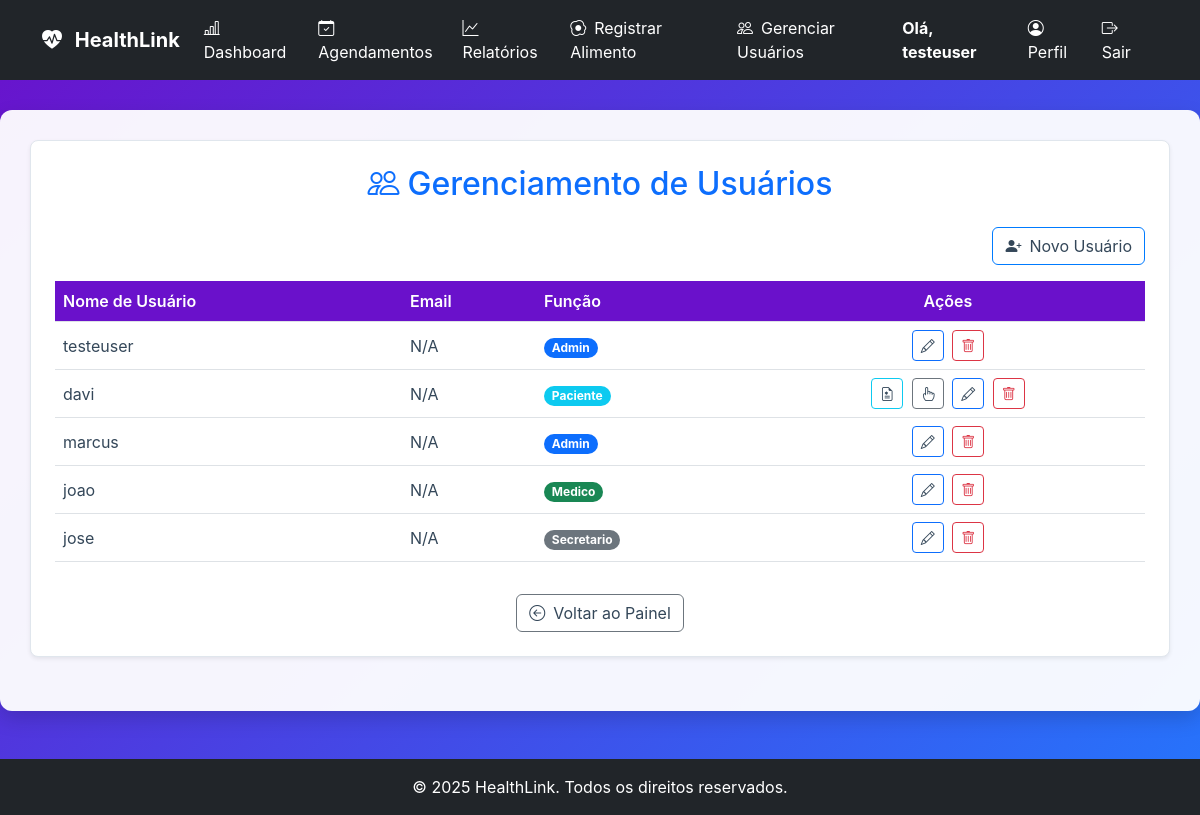
The page /gerenciar_usuarios (signed in) on the database its author committed.
### tables this page shows
CREATE TABLE users (
                    id INTEGER PRIMARY KEY,
                    username TEXT UNIQUE NOT NULL,
                    password_hash TEXT NOT NULL,
                    role TEXT NOT NULL DEFAULT 'paciente',
                    email TEXT,
                    nome TEXT,
                    razao_ic REAL,
                    fator_sensibilidade REAL,
                    data_nascimento TEXT,
                    sexo TEXT
                , nome_completo TEXT, telefone TEXT, medico_id INTEGER, meta_glicemia INTEGER, documento TEXT, crm TEXT, especialidade TEXT, cns TEXT);

### app.py (the view)
@app.route('/gerenciar_usuarios')
@login_required
def gerenciar_usuarios():
    if not (current_user.is_admin or current_user.role == 'secretario'):
        flash('Acesso não autorizado.', 'danger')
        return redirect(url_for('dashboard'))
    usuarios = db_manager.carregar_todos_os_usuarios()
    return render_template('gerenciar_usuarios.html', usuarios=usuarios)

### app.py (called while the page is built)
@login_manager.user_loader
def load_user(user_id):
    if db_manager:
        user_data = db_manager.carregar_usuario_por_id(int(user_id))
        if user_data:
            return User(
                id=user_data.get('id'),
                username=user_data.get('username'),
                password_hash=user_data.get('password_hash'),
                role=user_data.get('role', 'user').lower(),
                email=user_data.get('email'),
                razao_ic=user_data.get('razao_ic', 1.0),
                fator_sensibilidade=user_data.get('fator_sensibilidade', 1.0),
                data_nascimento=user_data.get('data_nascimento'),
                sexo=user_data.get('sexo')
            )
    return None

@app.context_processor
def inject_now():
    return {'now': datetime.now}

    @property
    def is_admin(self):
        return self.role == 'admin'

    @property
    def is_paciente(self):
        return self.role == 'paciente' or self.role == 'user' # Mantendo 'user' por compatibilidade

### database_manager.py (called while the page is built)
    def get_db_connection(self):
        conn = sqlite3.connect(self.db_path)
        conn.execute("PRAGMA foreign_keys = ON;")
        conn.row_factory = sqlite3.Row
        return conn

    def carregar_usuario_por_id(self, user_id):
        conn = self.get_db_connection()
        user_data = conn.execute(
            "SELECT id, username, role, email, nome_completo, razao_ic, fator_sensibilidade, data_nascimento, sexo, telefone, medico_id FROM users WHERE id = ?",
            (user_id,)
        ).fetchone()
        conn.close()
        return dict(user_data) if user_data else None

    def carregar_todos_os_usuarios(self, perfil=None):
        conn = self.get_db_connection()
        cursor = conn.cursor()
        query = "SELECT id, username, role FROM users"
        params = ()
        if perfil:
            query += " WHERE role = ?" # Corrigi para 'role' ao invés de 'perfil'
            params = (perfil,)
        cursor.execute(query, params)
        usuarios = cursor.fetchall()
        conn.close()
        return [{'id': row['id'], 'username': row['username'], 'role': row['role']} for row in usuarios]

### templates/gerenciar_usuarios.html (shortened to what this page needs)
{% extends 'base.html' %}
{% block content %}
<div class="card p-4 shadow-sm mb-4">
    <h2 class="mb-4 text-center text-primary">
        <i class="bi bi-people me-2"></i>Gerenciamento de Usuários
    </h2>
    <div class="d-flex justify-content-end mb-3">
        <a href="{{ url_for('cadastro') }}" class="btn btn-primary">
            <i class="bi bi-person-plus-fill me-2"></i>Novo Usuário
        </a>
    </div>
    <div class="table-responsive">
        <table class="table table-hover align-middle">
            <thead>
                <tr>
                    <th>Nome de Usuário</th>
                    <th>Email</th>
                    <th>Função</th>
                    <th class="text-center">Ações</th>
                </tr>
            </thead>
            <tbody>
                {% for usuario in usuarios %}
                <tr>
                    <td>{{ usuario['username'] }}</td>
                    <td>{{ usuario.get('email', 'N/A') }}</td>
                    <td>
                        {% set role = usuario.get('role', 'padrão') %}
                        <span class="badge rounded-pill bg-{{
                            'success' if role == 'medico' else
                            'primary' if role == 'admin' else
                            'info' if role == 'paciente' or role == 'user' else
                            'warning text-dark' if role == 'cuidador' else
                            'secondary'
                        }}">
                            {{ role|capitalize }}
                        </span>
                    </td>
                    <td class="text-center actions-column">
                        {% if usuario.get('role') == 'user' or usuario.get('role') == 'paciente' %}
                        <a href="{{ url_for('ficha_acompanhamento', paciente_id=usuario['id']) }}"
                            class="btn btn-sm btn-outline-info me-1" title="Ficha Clínica">
                            <i class="bi bi-file-earmark-medical"></i>
                        </a>
                        <a href="{{ url_for('vincular_cuidador', username=usuario['username']) }}"
                            class="btn btn-sm btn-outline-secondary me-1" title="Vincular Cuidador">
                            <i class="bi bi-hand-index"></i>
                        </a>
                        {% endif %}
                        <a href="{{ url_for('editar_usuario', username=usuario['username']) }}"
                            class="btn btn-sm btn-outline-primary me-1" title="Editar Usuário">
                            <i class="bi bi-pencil"></i>
                        </a>
                        <form method="POST" action="{{ url_for('excluir_usuario', username=usuario['username']) }}"
                            style="display:inline;">
                            <button type="submit" class="btn btn-sm btn-outline-danger" title="Excluir Usuário"
                                onclick="return confirm('Tem certeza que deseja excluir o usuário {{ usuario.username }}?');">
                                <i class="bi bi-trash"></i>
                            </button>
                        </form>
                    </td>
                </tr>
                {% else %}
                <tr>
                    <td colspan="4" class="text-center py-4">Nenhum usuário cadastrado.</td>
                </tr>
                {% endfor %}
            </tbody>
        </table>
    </div>
    <div class="text-center">
        <a href="{{ url_for('dashboard_gestao') }}" class="btn btn-secondary mt-3">
            <i class="bi bi-arrow-left-circle me-2"></i>Voltar ao Painel
        </a>
    </div>
</div>
{% endblock %}

### templates/base.html (shortened to what this page needs)
<!DOCTYPE html>
<html lang="pt-br">
<head>
    <link href="https://cdn.jsdelivr.net/npm/bootstrap@5.3.0/dist/css/bootstrap.min.css" rel="stylesheet">
    <link href="https://cdn.jsdelivr.net/npm/bootstrap-icons/font/bootstrap-icons.css" rel="stylesheet">
    <link rel="stylesheet" href="https://cdnjs.cloudflare.com/ajax/libs/font-awesome/6.0.0-beta3/css/all.min.css">
    <link rel="stylesheet" href="{{ url_for('static', filename='css/style.css') }}">
</head>
<body>
    <nav class="navbar navbar-expand-lg navbar-dark bg-dark">
        <div class="container">
            <a class="navbar-brand fw-bold" href="{{ url_for('index') }}">
                <i class="bi bi-heart-pulse-fill me-2"></i> HealthLink
            </a>
            <div class="collapse navbar-collapse" id="navbarNav">
                <ul class="navbar-nav me-auto">
                    {% if current_user.is_authenticated %}
                    <li class="nav-item">
                        <a class="nav-link" href="{{ url_for('dashboard') }}">
                            <i class="bi bi-bar-chart-line me-2"></i>Dashboard
                        </a>
                    </li>
                    {% if current_user.is_paciente %}
                    <li class="nav-item">
                        <a class="nav-link" href="{{ url_for('registros') }}">
                            <i class="bi bi-journal-text me-2"></i>Meus Registros
                        </a>
                    </li>
                    <li class="nav-item">
                        <a class="nav-link" href="{{ url_for('registrar_glicemia') }}">
                            <i class="bi bi-droplet-fill me-2"></i>Registrar Glicemia
                        </a>
                    </li>
                    <li class="nav-item">
                        <a class="nav-link" href="{{ url_for('registrar_refeicao') }}">
                            <i class="bi bi-utensils me-2"></i>Registrar Refeição
                        </a>
                    </li>
                    <li class="nav-item">
                        <a class="nav-link" href="{{ url_for('minhas_consultas') }}">
                            <i class="bi bi-calendar-event me-2"></i>Minhas Consultas
                        </a>
                    </li>
                    {% elif current_user.role in ['medico', 'secretario', 'admin'] %}
                    <li class="nav-item">
                        <a class="nav-link" href="{{ url_for('gerenciar_agendamentos') }}">
                            <i class="bi bi-calendar-check me-2"></i>Agendamentos
                        </a>
                    </li>
                    <li class="nav-item">
                        <a class="nav-link" href="{{ url_for('relatorios.relatorios') }}">
                            <i class="bi bi-graph-up me-2"></i>Relatórios
                        </a>
                    </li>
                    {% if current_user.role in ['secretario', 'admin'] %}
                    <li class="nav-item">
                        <a class="nav-link" href="{{ url_for('registrar_alimento_redirect') }}">
                            <i class="bi bi-egg-fried me-2"></i>Registrar Alimento
                        </a>
                    </li>
                    <li class="nav-item">
                        <a class="nav-link" href="{{ url_for('gerenciar_usuarios') }}">
                            <i class="bi bi-people me-2"></i>Gerenciar Usuários
                        </a>
                    </li>
                    {% endif %}
                    {% endif %}
                    {% endif %}
                </ul>
                <ul class="navbar-nav">
                    {% if current_user.is_authenticated %}
                    <li class="nav-item me-3 d-flex align-items-center">
                        <span class="navbar-text text-white fw-bold">
                            Olá, {{ current_user.username or current_user.nome_completo }}
                        </span>
                    </li>
                    <li class="nav-item">
                        <a class="nav-link" href="{{ url_for('perfil_paciente', paciente_id=current_user.id) }}">
                            <i class="bi bi-person-circle me-2"></i>Perfil
                        </a>
                    </li>
                    <li class="nav-item">
                        <a class="nav-link text-danger" href="{{ url_for('logout') }}">
                            <i class="bi bi-box-arrow-right me-2"></i>Sair
                        </a>
                    </li>
                    {% endif %}
                </ul>
            </div>
        </div>
    </nav>
    <main id="main-content">
        <div class="container">
            {% block content %}
            {% endblock %}
        </div>
    </main>
    <footer class="text-white text-center py-3 mt-5 bg-dark">
        &copy; {{ now().year }} HealthLink. Todos os direitos reservados.
    </footer>
</body>
</html>

### static/css/style.css (style rules this page uses)
:root { --primary-color: #007bff; --accent-color: #6a11cb; --text-dark: #344759; --text-light: white; --gradient-bg: linear-gradient(135deg, #6a11cb 0%, #2575fc 100%); --success-color: #28a745; --danger-color: #dc3545; --info-color: #17a2b8; --shadow-sm: 0 2px 4px rgba(0, 0, 0, 0.1); --shadow-lg: 0 8px 20px rgba(0, 0, 0, 0.15); }
body, html { margin: 0; padding: 0; height: 100%; font-family: -apple-system, BlinkMacSystemFont, "Segoe UI", Roboto, "Helvetica Neue", Arial, sans-serif; color: var(--text-dark); }
#app-wrapper, body { background: var(--gradient-bg); min-height: 100vh; }
#main-content .container { background-color: rgba(255, 255, 255, 0.95); padding: 30px; border-radius: 12px; box-shadow: var(--shadow-lg); max-width: 1200px; width: 100%; margin-top: 30px; }
.navbar-nav .nav-link, .navbar-brand { color: var(--text-light) !important; }
h1, h2, h3 { color: var(--accent-color); margin-top: 0; margin-bottom: 20px; }
.card { background-color: white; border: 1px solid #e0e6ed; border-radius: 8px; box-shadow: var(--shadow-sm); padding: 20px; margin-bottom: 20px; }
.btn-primary { background-color: var(--primary-color); border-color: var(--primary-color); color: white; }
.table th { background-color: var(--accent-color); color: white; font-weight: bold; }
.table td { color: var(--text-dark); }
.card a, .card h6, .card p { color: var(--text-dark) !important; background: transparent !important; }
.table thead { background-color: #5d2590; }
.table th { color: white; font-weight: 600; }

### rows shown on the page
users: username "testeuser", get "N/A", role "Admin"
users: username "davi", get "N/A", role "Paciente"
users: username "marcus", get "N/A", role "Admin"
users: username "joao", get "N/A", role "Medico"
users: username "jose", get "N/A", role "Secretario"
